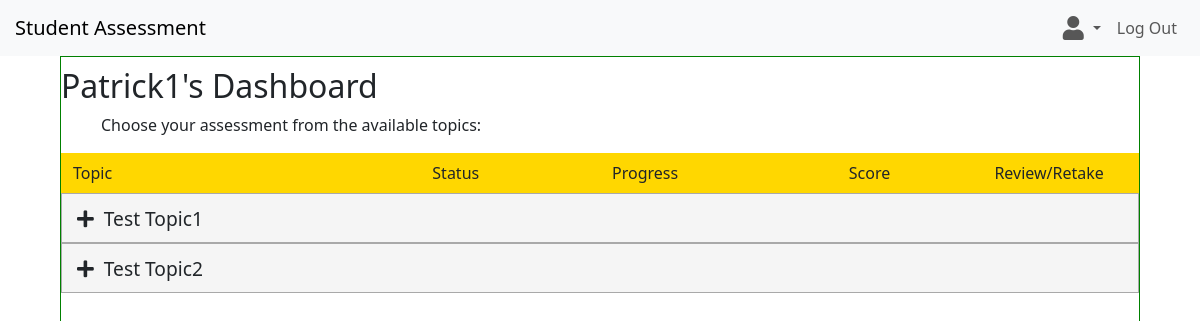
/quizes/home/ (signed in), run on the app's committed database.
### learners/models.py (models this page shows)
class User(AbstractUser):
    pass

### management/models.py (models this page shows, shortened)
class Topic(models.Model):
    name = models.CharField(max_length=40, unique=True) #100
    slug = models.SlugField(max_length=50, unique=True, blank=True) #150
    date_created = models.DateTimeField(auto_now_add=True)
    created_by = models.ForeignKey(settings.AUTH_USER_MODEL, on_delete=models.SET_NULL,
        null=True, related_name='created_topics')
    date_modified = models.DateTimeField(auto_now=True)
    modified_by = models.ForeignKey(settings.AUTH_USER_MODEL, on_delete=models.SET_NULL,
        null=True, blank=True, related_name='modified_topics')
    is_visible = models.BooleanField(default=True) # topic should be displayed or not
    display_order = models.IntegerField(default=0, blank=False, null=False)
    class Meta:
        ordering = ['display_order', 'id']

### quizes/views.py (the view)
# urls.py: path("", views.dashboard, name="dashboard"),
def dashboard(request):
    topics = Topic.objects.filter(subtopics__questions__isnull=False).distinct()
    return render(request, 'quizes/dashboard.html', {'topics': topics})

### quizes/templates/quizes/dashboard.html (shortened to what this page needs)
{% load static %}
<!DOCTYPE html>
<html lang="en">
    <head>
        <link href="https://cdn.jsdelivr.net/npm/bootstrap@5.3.3/dist/css/bootstrap.min.css" rel="stylesheet"
>
            <link rel="stylesheet"
            href="https://cdnjs.cloudflare.com/ajax/libs/font-awesome/5.15.4/css/all.min.css">
        <link href="{% static 'quizes/styles.css' %}" rel="stylesheet">
    </head>
    <body>
        <nav class="navbar navbar-expand-lg navbar-light bg-light">
            <a class="navbar-brand" id="brand"  href="#">Student Assessment</a>
            <div class="collapse navbar-collapse">
                <ul class="navbar-nav ms-auto">
                    <li class="nav-item dropdown">
                        <a
                            class="nav-link dropdown-toggle d-flex align-items-center"
                            href="#"
                            id="user-dropdown"
                            role="button"
                            data-bs-toggle="dropdown"
                            aria-expanded="false"
                        >
                            <i class="fa fa-solid fa-user" id="user-icon"></i>
                        </a>
                    </li>
                    <li class="nav-item">
                        <a class="nav-link" id="logout-link"  href="{% url 'logout' %}">Log Out</a>
                    </li>
                </ul>
            </div>
        </nav>
        <div class="body" id="dashboard-container">
            {% block body %}
                <h2>{{ request.user}}'s Dashboard</h2>
                <p id="choose-assessment">Choose your assessment from the available topics:</p>
                <div class="container">
                    <div class="row column-header">
                        <div class="col-md-4 col-sm-4" id="topic-header">
                            <span class="header-span" id="topic">Topic</span>
                        </div>
                        <div class="col-md-2 col-sm-2" id="status-header">
                            <span class="header-span" id="status">Status</span>
                        </div>
                        <div class="col-md-2 col-sm-2" id="progress-header">
                            <span class="header-span" id="progress">Progress</span>
                        </div>
                        <div class="col-md-2 col-sm-2 text-center" id="score-header">
                            <span class="header-span score-header" id="score">Score</span>
                        </div>
                        <div class="col-md-2 col-sm-2 text-center" id="review-header">
                            <span class="header-span review-header" id="review">Review/Retake</span>
                        </div>
                    </div>
                    <div class="row">
                        {% for topic in topics %}
                            <div class="col-md-12 col-sm-12 topics-list topics" id="topic-{{ topic.id }}"
                                    data-topic-id="{{ topic.id }}">
                                    <span>
                                        <i class="fa fa-regular fa-plus" id="plus-{{ topic.id }}"></i>
                                                </span>
                                <span>{{ topic.name }}</span>
                            </div>
                        {% endfor %}
                    </div>
                </div>
            {% endblock %}
        </div>
    </body>
</html>

### quizes/static/quizes/styles.css (style rules this page uses)
body, html { overflow: hidden; height: 100%; }
#brand { margin-left: 15px; }
#user-icon { font-size: 1.5rem; margin-right: 5px; cursor: pointer; }
#logout-link { margin-right: 15px; }
#dashboard-container { height: calc(100vh - 55px); width: 90%; margin-left: auto; margin-right: auto; padding-top: 10px; overflow-y: auto; overflow-x: hidden; border: solid 1px green; }
#choose-assessment { text-indent: 40px; }
.column-header { background-color: #FFD700; height: 40px; align-items: center; }
.score-header, .review-header { text-align: center; }
.topics-list { display: flex; align-items: center; justify-content: flex-start; font-size: larger; height: 50px; background-color: #F5F5F5; border: solid 1px darkgray; cursor: pointer; padding-left: 5px; }
.topics-list span { margin-left: 10px; line-height: normal; }

### data on the page
User: user "Patrick1"
Topic: name "Test Topic1"
Topic: name "Test Topic2"
